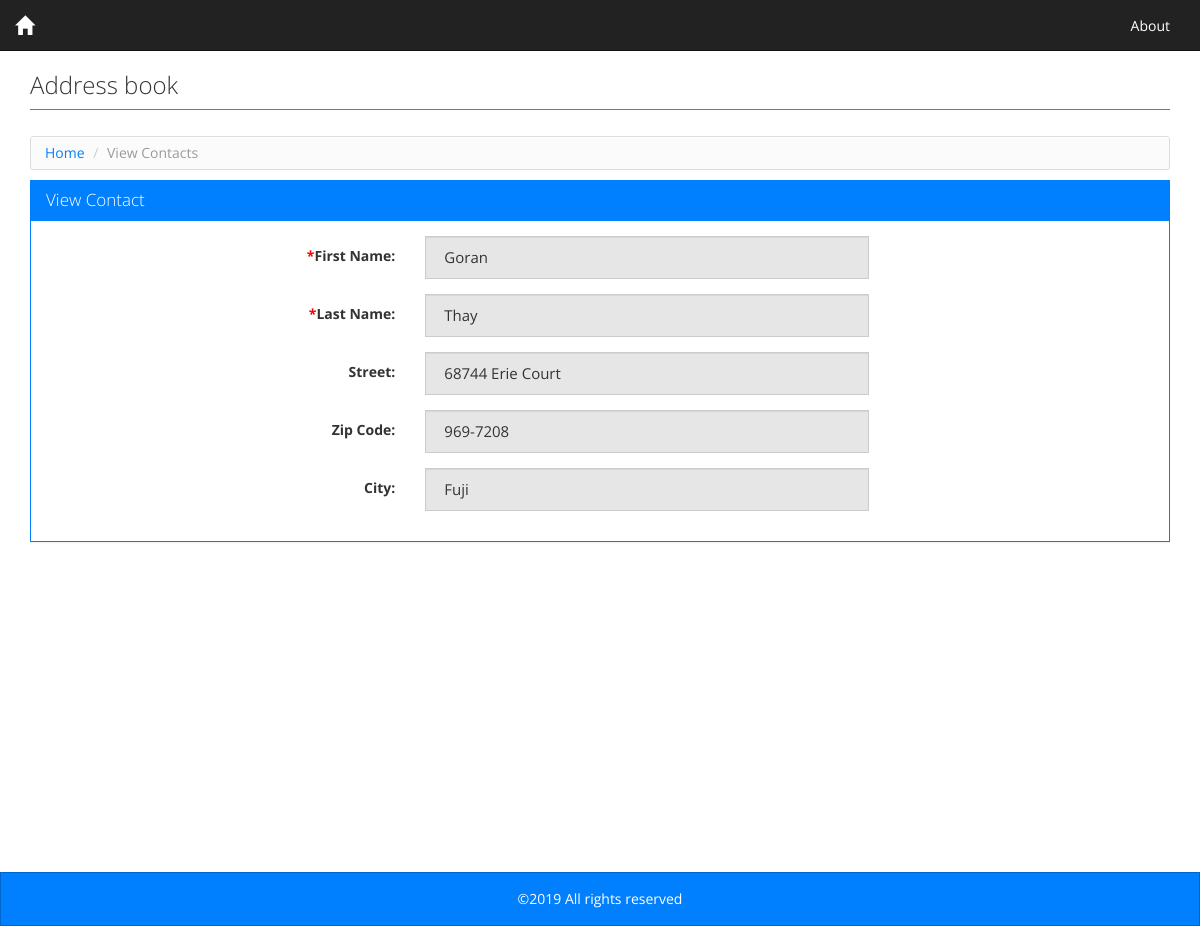
Page /view_contacts.php?cid=6 on the committed database.
### tables this page shows
CREATE TABLE `contacts` (
  `id` int(11) NOT NULL AUTO_INCREMENT,
  `first_name` varchar(255) NOT NULL,
  `last_name` varchar(255) NOT NULL,
  `street` varchar(255) DEFAULT NULL,
  `zip` varchar(255) DEFAULT NULL,
  `city` varchar(255) DEFAULT NULL,
  PRIMARY KEY (`id`)
);

### view_contacts.php (the view)
<?php
require_once './config.php';
include './header.php';
try {
  $sql = "SELECT * FROM contacts WHERE 1 AND id = :cid";
  $stmt = $DB->prepare($sql);
  $stmt->bindValue(":cid", intval($_GET["cid"]));
  $stmt->execute();
  $results = $stmt->fetchAll();
} catch (Exception $ex) {
  echo $ex->getMessage();
}
?>
<div class="row">
  <ul class="breadcrumb">
    <li><a href="index.php">Home</a></li>
    <li class="active">View Contacts</li>
  </ul>
</div>
<div class="row">
  <div class="panel panel-primary">
    <div class="panel-heading">
      <h3 class="panel-title">View Contact</h3>
    </div>
    <div class="panel-body">
      <form class="form-horizontal" name="contact_form" id="contact_form" enctype="multipart/form-data" method="post" action="process_form.php">
        <fieldset>
          <div class="form-group">
            <label class="col-lg-4 control-label" for="first_name"><span class="required">*</span>First Name:</label>
            <div class="col-lg-5">
              <input type="text" readonly="" placeholder="First Name" value="<?php echo $results[0]["first_name"] ?>" id="first_name" class="form-control" name="first_name"><span id="first_name_err" class="error"></span>
            </div>
          </div>
          <div class="form-group">
            <label class="col-lg-4 control-label" for="last_name"><span class="required">*</span>Last Name:</label>
            <div class="col-lg-5">
              <input type="text" readonly="" value="<?php echo $results[0]["last_name"] ?>" placeholder="Last Name" id="last_name" class="form-control" name="last_name"><span id="last_name_err" class="error"></span>
            </div>
          </div>
          <div class="form-group">
            <label class="col-lg-4 control-label" for="city">Street:</label>
            <div class="col-lg-5">
              <input type="text" readonly="" value="<?php echo $results[0]["street"] ?>" placeholder="Street" id="street" class="form-control" name="street"><span id="street" class="error"></span>
            </div>
          </div>
          <div class="form-group">
            <label class="col-lg-4 control-label" for="city">Zip Code:</label>
            <div class="col-lg-5">
              <input type="text" readonly="" value="<?php echo $results[0]["zip"] ?>" placeholder="zip" id="zip" class="form-control" name="zip"><span id="zip" class="error"></span>
            </div>
          </div>
          <div class="form-group">
            <label class="col-lg-4 control-label" for="city">City:</label>
            <div class="col-lg-5">
              <input type="text" readonly="" value="<?php echo $results[0]["city"] ?>" placeholder="City" id="city" class="form-control" name="city"><span id="city" class="error"></span>
            </div>
          </div>
        </fieldset>
      </form>
    </div>
  </div>
</div>
<?php
include './footer.php';
?>

### assets/css/style.css (style rules this page uses)
html, body { height: 100%; }
body { font-size: 14px; line-height: 18px; }
.mainbody .row { margin: 0px; }
.panel-body { width: 100%; margin: 0 auto; }
.breadcrumb { background-color: #FBFBFB; background-image: -moz-linear-gradient(center top , #FFFFFF, #F5F5F5); background-repeat: repeat-x; border: 1px solid #DDDDDD; border-radius: 3px; box-shadow: 0 1px 0 #FFFFFF inset; list-style: none outside none; margin: 5px 0 10px 0; padding: 7px 14px; }
.breadcrumb li { display: inline-block; text-shadow: 0 1px 0 #FFFFFF; }
.required { color: #f00; }

### rows in the picture
contacts: first_name "Goran", last_name "Thay", street "68744 Erie Court", zip "969-7208", city "Fuji"
